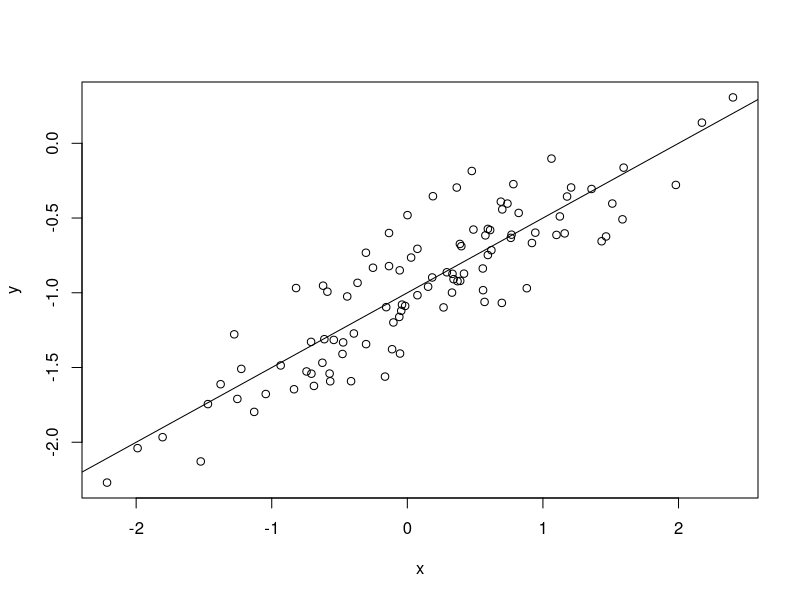
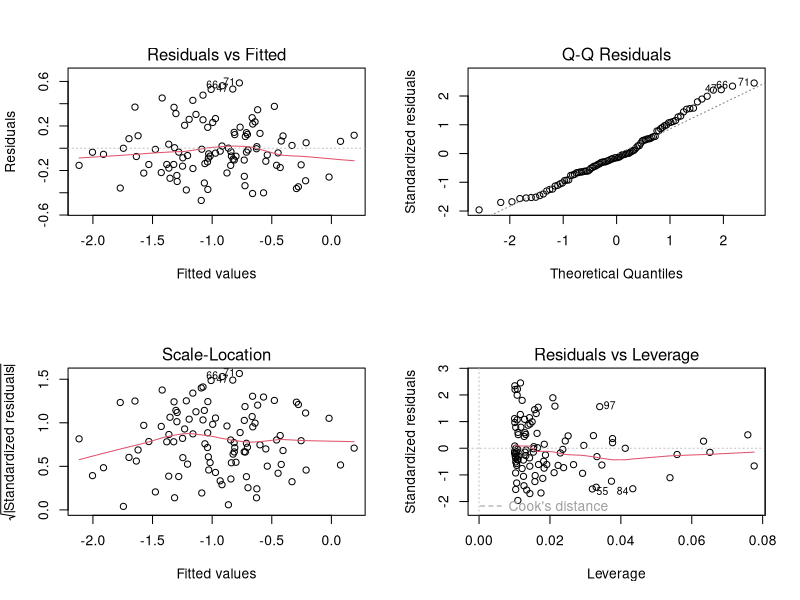
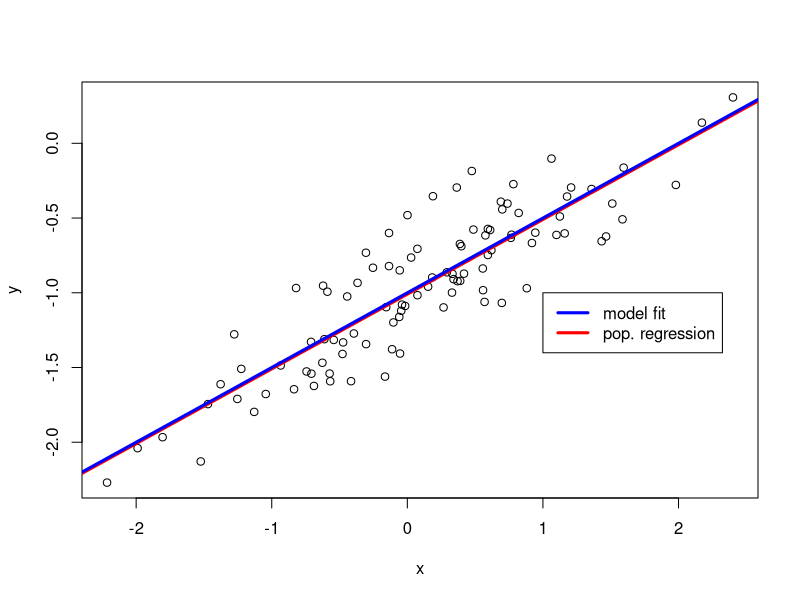

These figures' R source, in order:
set.seed(1)
x = rnorm(100, mean = 0, sd = 1)
eps = rnorm(100, mean = 0, sd = 0.25)
y = -1 + 0.5 * x + eps
pdf("subject13.pdf")
plot(x, y)
abline(-1, 0.5)

# 建立个y对x的回归
lm.fit1 = lm(y~x)
summary(lm.fit1)
par(mfrow = c(2, 2))
plot(lm.fit1)

par(mfrow = c(1, 1))
plot(x, y)
abline(lm.fit1, lwd = 3, col = "red")
abline(-1, 0.5, lwd = 3, col = "blue")
legend(-1, legend = c("model fit", "pop. regression"), col=c("blue", "red"), lwd=3)

lm.fit2 = lm(y~x+I(x^2))
summary(lm.fit2)